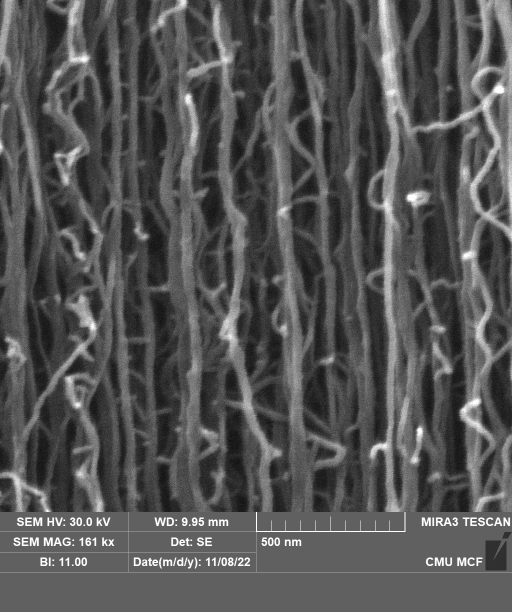
#> input picture data/CNT Sample 2.tif, 1024 x 1224 px (shown at 1/2 size)
$ python -i preprocess.py   (imports and definitions only)
#> lines starting #> are read from the running program, lines starting #| are printed output that depends on the picture; after the words box and inside, x2 and y2 are one past the last pixel; in counts of white or black regions, pixels touching at a corner belong together
import cv2
import numpy as np
from skimage.morphology import skeletonize, medial_axis, thin


""" Tools for preprocessing images
"""

def remove_background(image):
    """
    Args:
        image (image): grayscale image

    Returns:
        image with backgroud set to black
    """

    # TODO: experiment for param of GaussianBlur and OSTU threshold for better
    #       removing background
    mask = cv2.GaussianBlur(image, (15,15), 0)
    _,mask = cv2.threshold(mask,0,255,cv2.THRESH_OTSU)

    image = cv2.bitwise_and(image, image, mask=mask)

    return image


def thinning(image, max_num_iter=None):
    """
    Args:
        image (image): grayscale image
        max_num_iter (int, optional): max number of iteration for thinning algo-
        rithm, i.e. algorithm will stop thinning after max_num_iter iterations.
        Defaults to None, then thinning is equivalent to skeletonize.

    Returns:
        (image): grayscale image of thinned image or skeleton of image
    """
    # use skeletonize to thinning patterns
    if max_num_iter == None:
        image = skeletonize(image, method='lee') # notice return type is bool array
    else:
        image = thin(image, max_num_iter=max_num_iter)

    image = np.where(image, 255, 0)
    image = image.astype(np.uint8)

    return image

# [24 lines left out: functions get_medial_axis, detect_edges, not called in this run]


"""Preprocessing functions
"""

# [35 lines left out: functions preprocess, preprocess1, not called in this run]


def preprocess2(image):
    """_summary_
    This method first gets rough edge of foreground nanotubes in image, followed
    by morphology to get rid of noise, finally uses thinning algorithm to reduce
    all edges to one-pixel width

    This preprocessing is adapted by Qiu Di's idea.
    """

    # equalizeHist
    image = cv2.equalizeHist(image)

    # Remove background
    image = remove_background(image)

    # Gaussian Blur
    image = cv2.GaussianBlur(image, (5,5), 0)

    # Binarization
    # Adaptive_mean thresholding after Gaussian filtering
    image = cv2.adaptiveThreshold(image, 255, cv2.ADAPTIVE_THRESH_MEAN_C,
                                       cv2.THRESH_BINARY, 21, 10)

    # Morphology for reducing noice
    kernel_open = np.ones((5,5),np.uint8)
    image = cv2.morphologyEx(image, cv2.MORPH_OPEN, kernel_open)

    kernel_close = np.ones((5,5),np.uint8)
    image = cv2.morphologyEx(image, cv2.MORPH_CLOSE, kernel_close)

    image = cv2.bitwise_not(image)

    # Thinning for getting one-pixel-width edges of nanotubes
    image = thinning(image)

    return image

>>> import cv2
>>> picture = cv2.imread('data/CNT Sample 2.tif', cv2.IMREAD_GRAYSCALE)
#> picture is the input picture: shape (1224, 1024); min 9, max 255, mean 84.4
>>> result = preprocess2(picture)
#> in preprocess2, `image = cv2.equalizeHist(image)`:
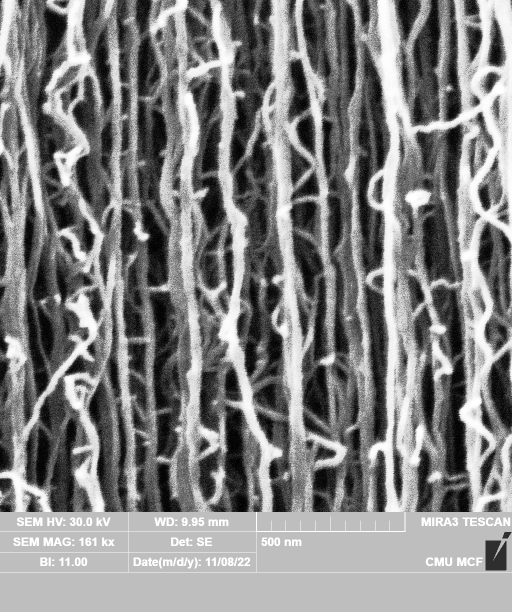
#> image: shape (1224, 1024) (shown at 1/2 size); min 0, max 255, mean 131.3
#> in remove_background, `_,mask = cv2.threshold(mask,0,255,cv2.THRESH_OTSU)`:
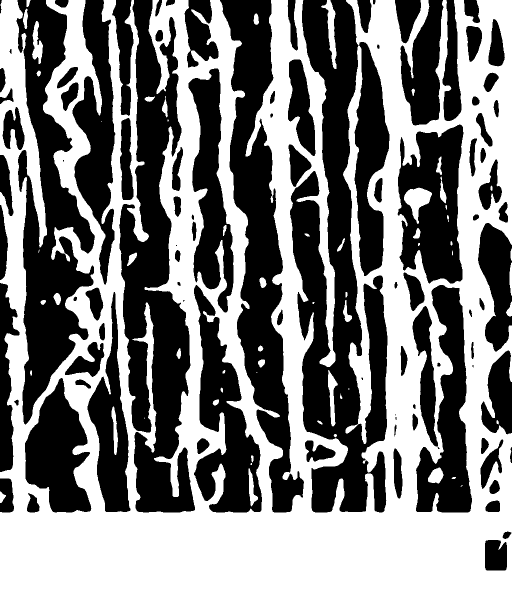
#> mask: shape (1224, 1024) (shown at 1/2 size); 50.7% white; 99 black regions (8 under 20 px), largest, box (x1, y1, x2, y2) and area: (580, 0, 775, 1025) 98359, (238, 0, 390, 1025) 80827, (440, 0, 608, 1025) 66194
#> in remove_background, `image = cv2.bitwise_and(image, image, mask=mask)`:
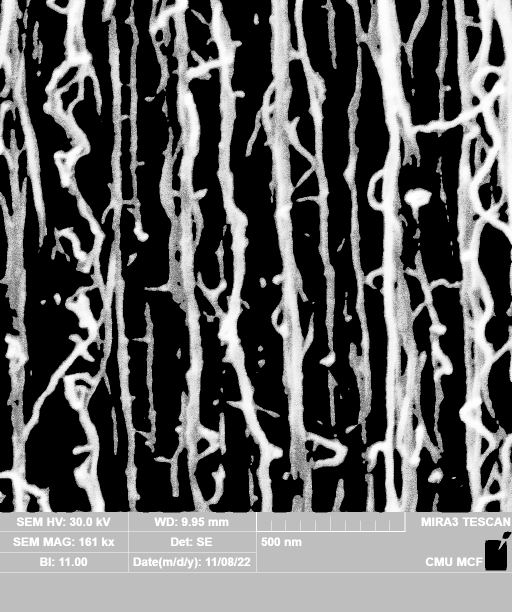
#> image: shape (1224, 1024) (shown at 1/2 size); min 0, max 255, mean 98.6
#> in preprocess2, `image = cv2.adaptiveThreshold(image, 255, cv2.ADAPTIVE_THRESH_MEAN_C, ..`:
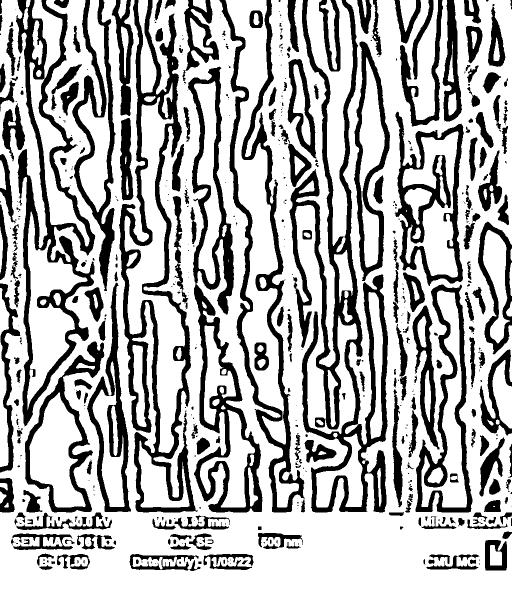
#> image: shape (1224, 1024) (shown at 1/2 size); 70.1% white; 552 black regions (289 under 20 px), largest, box (x1, y1, x2, y2) and area: (579, 0, 776, 1025) 47011, (238, 0, 396, 1025) 38438, (32, 0, 191, 853) 29914
#> in preprocess2, `image = cv2.morphologyEx(image, cv2.MORPH_OPEN, kernel_open)`:
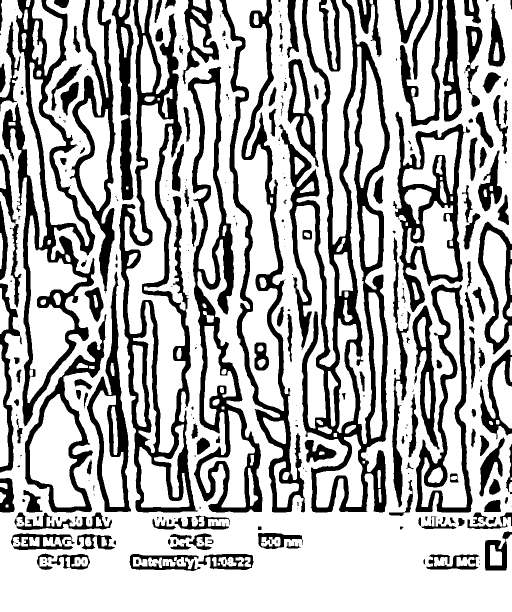
#> image: shape (1224, 1024) (shown at 1/2 size); 69.4% white; 302 black regions (135 under 20 px), largest, box (x1, y1, x2, y2) and area: (557, 0, 780, 1025) 59826, (238, 0, 396, 1025) 41351, (4, 0, 191, 853) 33044
#> in preprocess2, `image = cv2.morphologyEx(image, cv2.MORPH_CLOSE, kernel_close)`:
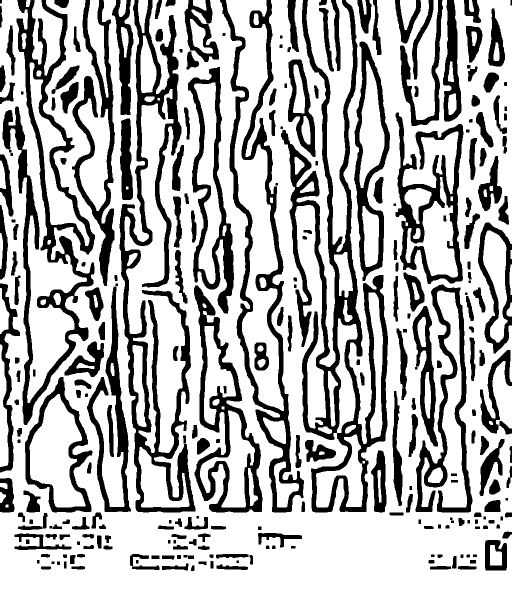
#> image: shape (1224, 1024) (shown at 1/2 size); 70.5% white; 267 black regions, largest, box (x1, y1, x2, y2) and area: (562, 0, 776, 1025) 47248, (239, 0, 391, 1025) 38445, (5, 0, 190, 850) 32326
#> in thinning, `image = skeletonize(image, method='lee')`:
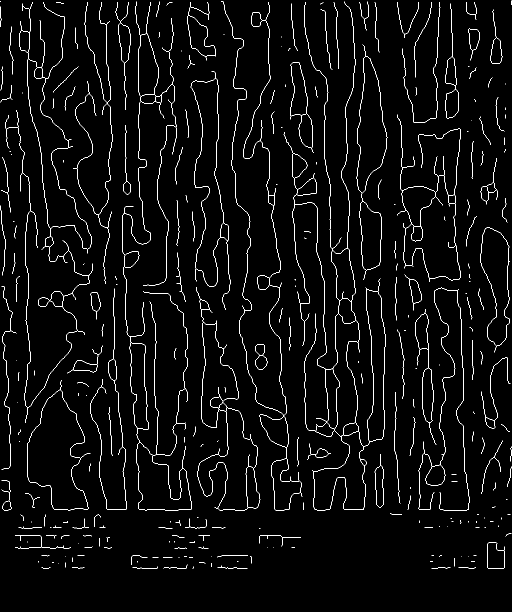
#> image: shape (1224, 1024) bool (shown at 1/2 size); 2.8% white in thin lines or dots
#> in thinning, `image = np.where(image, 255, 0)`: image: shape (1224, 1024) int64; 2.8% white in thin lines or dots
#> in thinning, `image = image.astype(np.uint8)`: image: shape (1224, 1024); 2.8% white in thin lines or dots

$ run again, on data/CNT Sample 3.tif
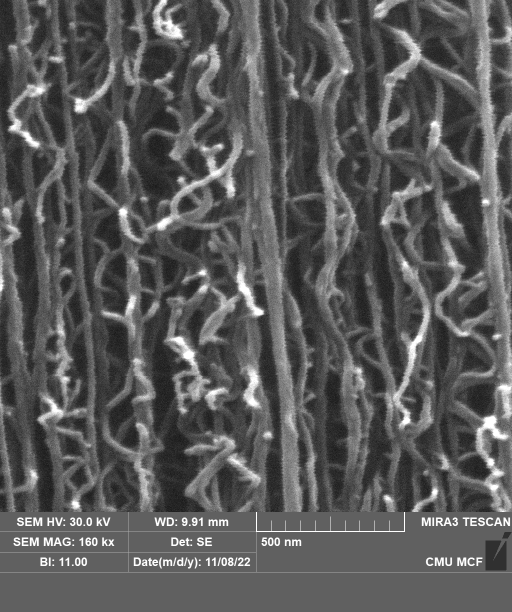
#> input picture data/CNT Sample 3.tif, 1024 x 1224 px (shown at 1/2 size)
#> picture is the input picture: shape (1224, 1024); min 9, max 255, mean 89.8
#> in remove_background, `_,mask = cv2.threshold(mask,0,255,cv2.THRESH_OTSU)`:
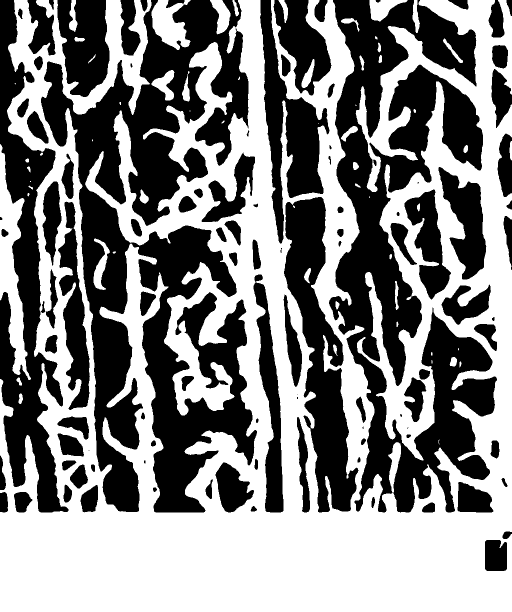
#> mask: shape (1224, 1024) (shown at 1/2 size); 51.9% white; 106 black regions (9 under 20 px), largest, box (x1, y1, x2, y2) and area: (82, 0, 514, 1025) 187310, (658, 0, 994, 1025) 149383, (0, 0, 137, 1025) 53817
#> in thinning, `image = skeletonize(image, method='lee')`:
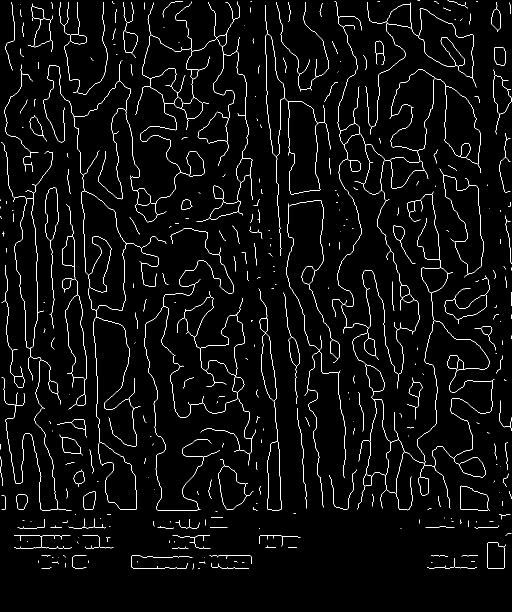
#> image: shape (1224, 1024) bool (shown at 1/2 size); 2.9% white in thin lines or dots

$ run again, on data/CNT Sample 4.tif
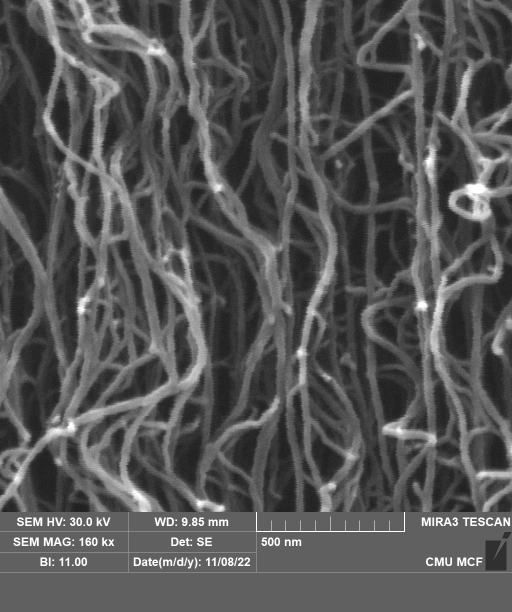
#> input picture data/CNT Sample 4.tif, 1024 x 1224 px (shown at 1/2 size)
#> picture is the input picture: shape (1224, 1024); min 21, max 255, mean 85.2
#> in remove_background, `_,mask = cv2.threshold(mask,0,255,cv2.THRESH_OTSU)`:
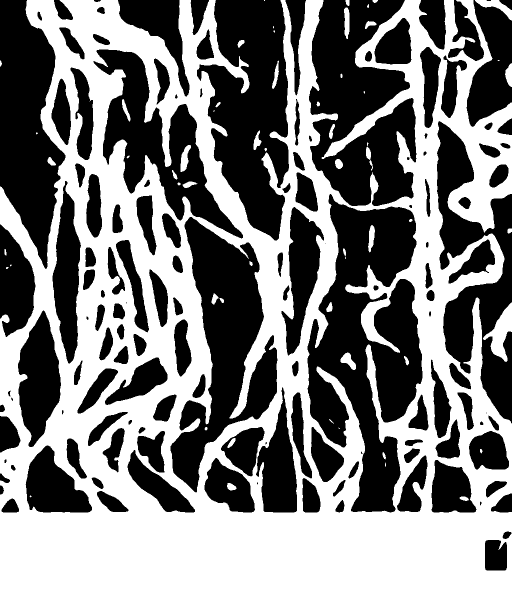
#> mask: shape (1224, 1024) (shown at 1/2 size); 50.5% white; 139 black regions (9 under 20 px), largest, box (x1, y1, x2, y2) and area: (615, 388, 845, 1025) 82108, (618, 0, 833, 412) 58594, (394, 0, 578, 481) 55839
#> in thinning, `image = skeletonize(image, method='lee')`:
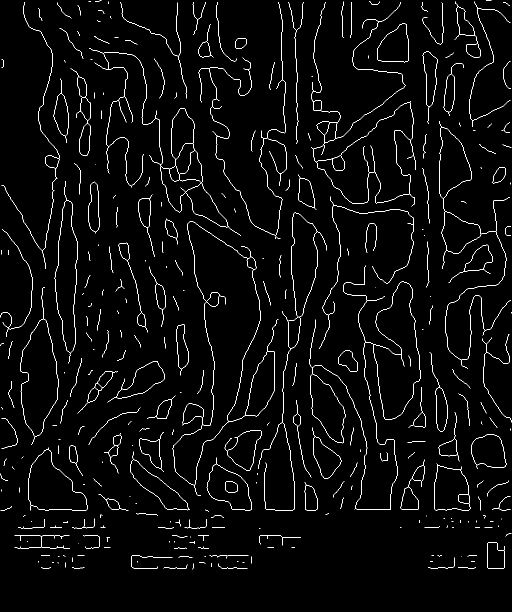
#> image: shape (1224, 1024) bool (shown at 1/2 size); 2.4% white in thin lines or dots

$ run again, on data/CNT Sample 5.tif
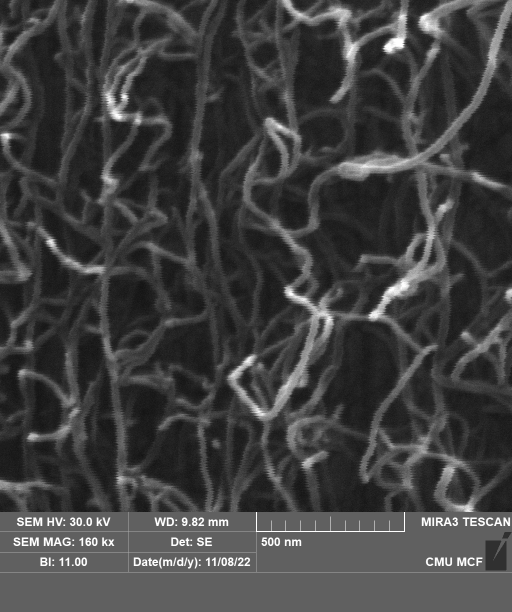
#> input picture data/CNT Sample 5.tif, 1024 x 1224 px (shown at 1/2 size)
#> picture is the input picture: shape (1224, 1024); min 12, max 255, mean 64.7
#> in thinning, `image = skeletonize(image, method='lee')`:
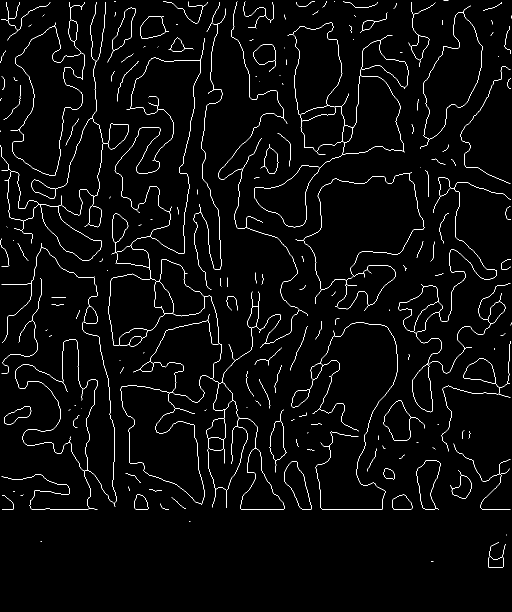
#> image: shape (1224, 1024) bool (shown at 1/2 size); 2.3% white in thin lines or dots
